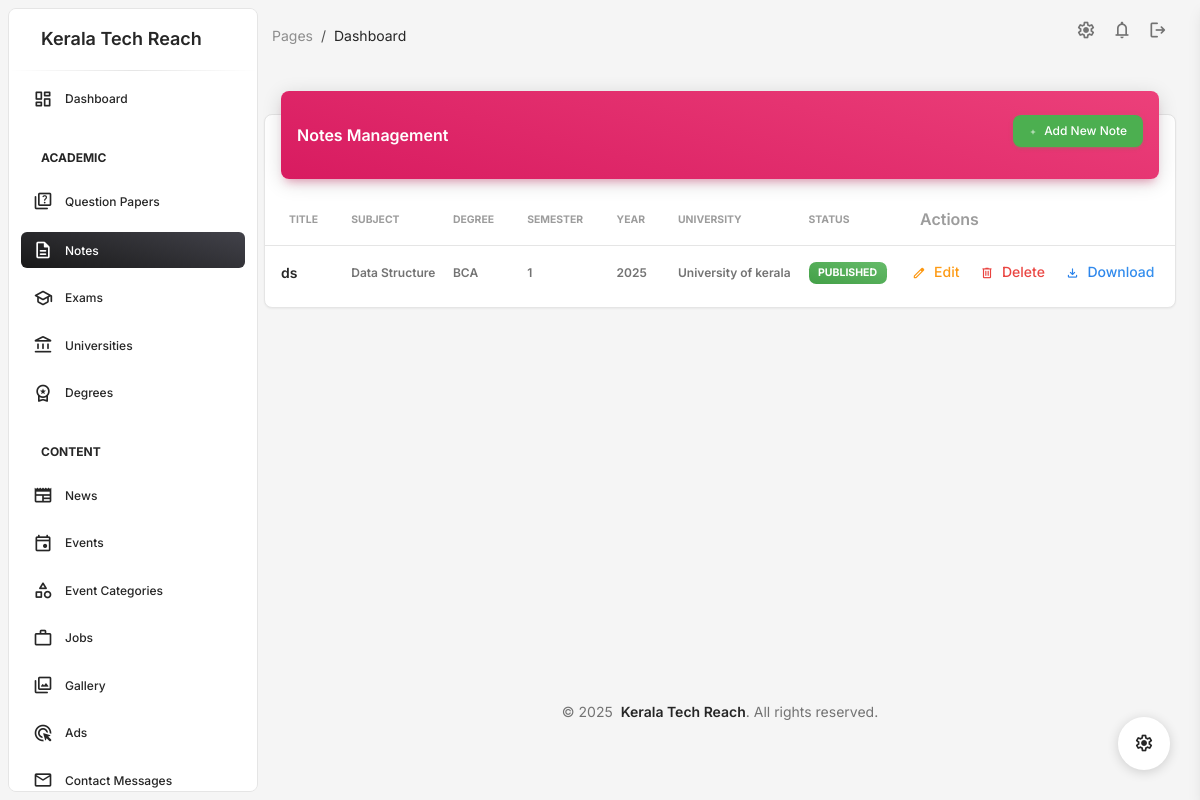
Page /admindashboard/notes/ (signed in) on the committed database.
### admindashboard/models.py (models this page shows, shortened)
class Note(models.Model):
    title = models.CharField(max_length=255)
    subject = models.CharField(max_length=255)
    degree = models.ForeignKey('Degree', on_delete=models.CASCADE)
    semester = models.PositiveIntegerField()
    year = models.PositiveIntegerField()
    university = models.ForeignKey('University', on_delete=models.CASCADE)
    file = models.FileField(upload_to='notes/')
    uploaded_by = models.ForeignKey('UserProfile', on_delete=models.CASCADE)
    uploaded_at = models.DateTimeField(auto_now_add=True)
    is_published = models.BooleanField(default=False)

class Degree(models.Model):
    name = models.CharField(max_length=200)
    university = models.ForeignKey(University, on_delete=models.CASCADE)
    created_by = models.ForeignKey('UserProfile', on_delete=models.CASCADE)

class University(models.Model):
    name = models.CharField(max_length=200)
    created_by = models.ForeignKey('UserProfile', on_delete=models.CASCADE)

### admindashboard/views/academic.py (the view)
# urls.py: path('notes/', note_list, name='note_list'),
@login_required
def note_list(request):
    notes = Note.objects.all().order_by('-uploaded_at')
    context = {
        'notes': notes,
        'note_table': render(request, 'admindashboard/academic/note_table.html', {'notes': notes}).content.decode('utf-8')
    }
    return render(request, 'admindashboard/academic/note_list.html', context)

### admindashboard/templates/admindashboard/academic/note_list.html (shortened to what this page needs)
{% extends 'admindashboard/base.html' %}
{% load static %}
{% block content %}
<div class="container-fluid py-4">
  <div class="row">
    <div class="col-12">
      <div class="card my-4">
        <div class="card-header p-0 position-relative mt-n4 mx-3 z-index-2">
          <div class="bg-gradient-primary shadow-primary border-radius-lg pt-4 pb-3 d-flex justify-content-between align-items-center">
            <h6 class="text-white text-capitalize ps-3">Notes Management</h6>
            <a href="{% url 'admindashboard:note_create' %}" class="btn btn-sm btn-success me-3">
              <i class="material-symbols-rounded me-1">add</i> Add New Note
            </a>
          </div>
        </div>
        <div class="card-body px-0 pb-2">
          <div class="table-responsive p-0">
            <table class="table align-items-center mb-0">
              <thead>
                <tr>
                  <th class="text-uppercase text-secondary text-xxs font-weight-bolder opacity-7">Title</th>
                  <th class="text-uppercase text-secondary text-xxs font-weight-bolder opacity-7 ps-2">Subject</th>
                  <th class="text-uppercase text-secondary text-xxs font-weight-bolder opacity-7 ps-2">Degree</th>
                  <th class="text-uppercase text-secondary text-xxs font-weight-bolder opacity-7 ps-2">Semester</th>
                  <th class="text-uppercase text-secondary text-xxs font-weight-bolder opacity-7 ps-2">Year</th>
                  <th class="text-uppercase text-secondary text-xxs font-weight-bolder opacity-7 ps-2">University</th>
                  <th class="text-uppercase text-secondary text-xxs font-weight-bolder opacity-7 ps-2">Status</th>
                  <th class="text-secondary opacity-7">Actions</th>
                </tr>
              </thead>
              <tbody>
                {% for note in notes %}
                <tr>
                  <td>
                    <div class="d-flex px-2 py-1">
                      <div class="d-flex flex-column justify-content-center">
                        <h6 class="mb-0 text-sm">{{ note.title }}</h6>
                      </div>
                    </div>
                  </td>
                  <td>
                    <p class="text-xs font-weight-bold mb-0">{{ note.subject }}</p>
                  </td>
                  <td>
                    <p class="text-xs font-weight-bold mb-0">{{ note.degree.name }}</p>
                  </td>
                  <td>
                    <p class="text-xs font-weight-bold mb-0">{{ note.semester }}</p>
                  </td>
                  <td>
                    <p class="text-xs font-weight-bold mb-0">{{ note.year }}</p>
                  </td>
                  <td>
                    <p class="text-xs font-weight-bold mb-0">{{ note.university.name }}</p>
                  </td>
                  <td class="align-middle text-sm">
                    {% if note.is_published %}
                      <span class="badge badge-sm bg-gradient-success">Published</span>
                    {% else %}
                      <span class="badge badge-sm bg-gradient-secondary">Draft</span>
                    {% endif %}
                  </td>
                  <td class="align-middle">
                    <a href="{% url 'admindashboard:note_edit' note.id %}" class="btn btn-link text-warning text-gradient px-2 mb-0">
                      <i class="material-symbols-rounded text-sm me-2">edit</i>Edit
                    </a>
                    <a href="{% url 'admindashboard:note_delete' note.id %}" class="btn btn-link text-danger text-gradient px-2 mb-0"
                       onclick="return confirm('Are you sure you want to delete this note?');">
                      <i class="material-symbols-rounded text-sm me-2">delete</i>Delete
                    </a>
                    {% if note.file %}
                      <a href="{{ note.file.url }}" target="_blank" class="btn btn-link text-info text-gradient px-2 mb-0">
                        <i class="material-symbols-rounded text-sm me-2">download</i>Download
                      </a>
                    {% endif %}
                  </td>
                </tr>
                {% empty %}
                <tr>
                  <td colspan="8" class="text-center py-4">No notes available.</td>
                </tr>
                {% endfor %}
              </tbody>
            </table>
          </div>
        </div>
      </div>
    </div>
  </div>
</div>
{% endblock %}

### admindashboard/templates/admindashboard/base.html (style rules this page uses)
body { min-height: 100vh; display: flex; flex-direction: column; }

### rows in the picture
Note: title "ds", subject "Data Structure", degree.name "BCA", semester "1", year "2025", university.name "University of kerala", is_published "PUBLISHED"
